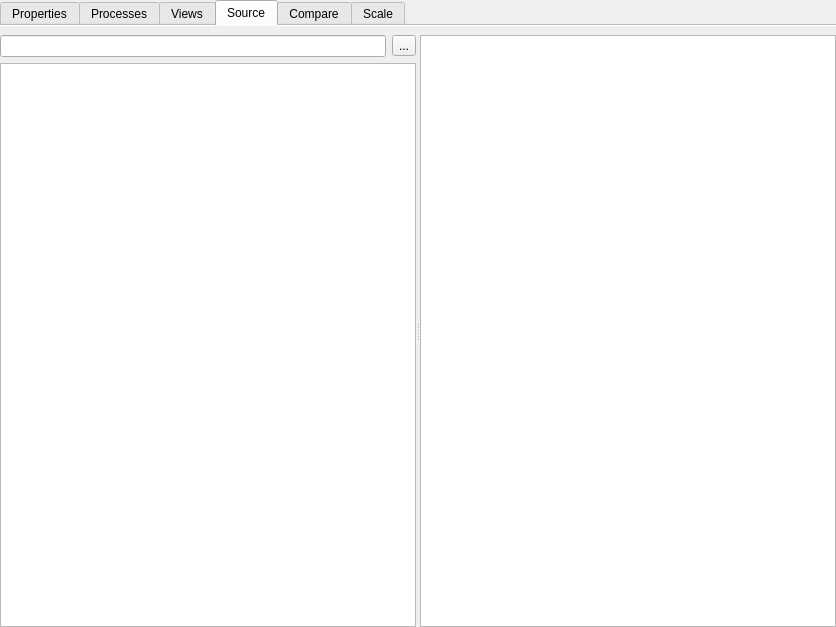
<?xml version="1.0" encoding="UTF-8"?>
<ui version="4.0">
 <class>Plugins::OpenSpeedShop::ExperimentWidget</class>
 <widget class="QWidget" name="Plugins::OpenSpeedShop::ExperimentWidget">
  <property name="geometry">
   <rect>
    <x>0</x>
    <y>0</y>
    <width>836</width>
    <height>627</height>
   </rect>
  </property>
  <property name="windowTitle">
   <string>Form</string>
  </property>
  <layout class="QGridLayout" name="gridLayout">
   <property name="margin">
    <number>0</number>
   </property>
   <item row="0" column="0">
    <widget class="QTabWidget" name="tabWidget">
     <property name="cursor">
      <cursorShape>ArrowCursor</cursorShape>
     </property>
     <property name="currentIndex">
      <number>3</number>
     </property>
     <property name="documentMode">
      <bool>true</bool>
     </property>
     <widget class="QWidget" name="tabProperties">
      <attribute name="title">
       <string>Properties</string>
      </attribute>
      <layout class="QGridLayout" name="gridLayout_7" rowstretch="1,0,0,0,0,0">
       <property name="leftMargin">
        <number>0</number>
       </property>
       <property name="rightMargin">
        <number>0</number>
       </property>
       <property name="bottomMargin">
        <number>0</number>
       </property>
       <item row="0" column="0">
        <widget class="QGroupBox" name="grpExperimentProperties">
         <property name="title">
          <string>Experiment Properties</string>
         </property>
         <layout class="QGridLayout" name="gridLayout_5">
          <item row="0" column="0">
           <widget class="QLabel" name="lblExperimentTypes">
            <property name="text">
             <string>Experiment Type</string>
            </property>
            <property name="alignment">
             <set>Qt::AlignRight|Qt::AlignTrailing|Qt::AlignVCenter</set>
            </property>
           </widget>
          </item>
          <item row="0" column="1">
           <widget class="QComboBox" name="cmbExperimentTypes">
            <property name="sizePolicy">
             <sizepolicy hsizetype="Expanding" vsizetype="Fixed">
              <horstretch>0</horstretch>
              <verstretch>0</verstretch>
             </sizepolicy>
            </property>
           </widget>
          </item>
          <item row="1" column="0">
           <widget class="QLabel" name="lblExperimentModes">
            <property name="text">
             <string>Mode</string>
            </property>
            <property name="alignment">
             <set>Qt::AlignRight|Qt::AlignTrailing|Qt::AlignVCenter</set>
            </property>
           </widget>
          </item>
          <item row="1" column="1">
           <widget class="QComboBox" name="cmbExperimentModes">
            <property name="sizePolicy">
             <sizepolicy hsizetype="Expanding" vsizetype="Fixed">
              <horstretch>0</horstretch>
              <verstretch>0</verstretch>
             </sizepolicy>
            </property>
           </widget>
          </item>
          <item row="2" column="0" colspan="2">
           <spacer name="verticalSpacer_3">
            <property name="orientation">
             <enum>Qt::Vertical</enum>
            </property>
            <property name="sizeHint" stdset="0">
             <size>
              <width>20</width>
              <height>40</height>
             </size>
            </property>
           </spacer>
          </item>
         </layout>
        </widget>
       </item>
       <item row="2" column="0" colspan="2">
        <widget class="QGroupBox" name="grpExecutable">
         <property name="title">
          <string>Executable</string>
         </property>
         <layout class="QGridLayout" name="gridLayout_2">
          <item row="0" column="0">
           <widget class="QLabel" name="lblExecutablePath">
            <property name="text">
             <string>Executable</string>
            </property>
            <property name="alignment">
             <set>Qt::AlignRight|Qt::AlignTrailing|Qt::AlignVCenter</set>
            </property>
           </widget>
          </item>
          <item row="0" column="1">
           <widget class="QLineEdit" name="txtExecutablePath"/>
          </item>
          <item row="0" column="2">
           <widget class="QToolButton" name="btnExecutablePath">
            <property name="text">
             <string>...</string>
            </property>
           </widget>
          </item>
          <item row="1" column="0" colspan="3">
           <spacer name="verticalSpacer">
            <property name="orientation">
             <enum>Qt::Vertical</enum>
            </property>
            <property name="sizeHint" stdset="0">
             <size>
              <width>20</width>
              <height>40</height>
             </size>
            </property>
           </spacer>
          </item>
          <item row="2" column="0" colspan="3">
           <widget class="QGroupBox" name="grpEnvrionmentVariables">
            <property name="title">
             <string>System Environment</string>
            </property>
            <property name="flat">
             <bool>true</bool>
            </property>
            <layout class="QGridLayout" name="gridLayout_3">
             <property name="margin">
              <number>0</number>
             </property>
             <item row="0" column="0">
              <widget class="QListWidget" name="lstEnvironmentVariables"/>
             </item>
            </layout>
           </widget>
          </item>
         </layout>
        </widget>
       </item>
       <item row="5" column="0" colspan="2">
        <layout class="QHBoxLayout" name="horizontalLayout">
         <item>
          <spacer name="horizontalSpacer">
           <property name="orientation">
            <enum>Qt::Horizontal</enum>
           </property>
           <property name="sizeHint" stdset="0">
            <size>
             <width>40</width>
             <height>20</height>
            </size>
           </property>
          </spacer>
         </item>
         <item>
          <widget class="QToolButton" name="btnStart">
           <property name="toolTip">
            <string>Start</string>
           </property>
           <property name="text">
            <string>Start</string>
           </property>
           <property name="icon">
            <iconset resource="../Resources/OpenSpeedShop.qrc">
             <normaloff>:/OpenSpeedShop/start.svg</normaloff>:/OpenSpeedShop/start.svg</iconset>
           </property>
          </widget>
         </item>
         <item>
          <widget class="QToolButton" name="btnContinue">
           <property name="toolTip">
            <string>Continue</string>
           </property>
           <property name="text">
            <string>...</string>
           </property>
           <property name="icon">
            <iconset resource="../Resources/OpenSpeedShop.qrc">
             <normaloff>:/OpenSpeedShop/continue.png</normaloff>:/OpenSpeedShop/continue.png</iconset>
           </property>
          </widget>
         </item>
         <item>
          <widget class="QToolButton" name="btnPause">
           <property name="toolTip">
            <string>Pause</string>
           </property>
           <property name="text">
            <string>Pause</string>
           </property>
           <property name="icon">
            <iconset resource="../Resources/OpenSpeedShop.qrc">
             <normaloff>:/OpenSpeedShop/pause.svg</normaloff>:/OpenSpeedShop/pause.svg</iconset>
           </property>
          </widget>
         </item>
         <item>
          <widget class="QToolButton" name="btnRefresh">
           <property name="toolTip">
            <string>Update</string>
           </property>
           <property name="text">
            <string>Update</string>
           </property>
           <property name="icon">
            <iconset resource="../Resources/OpenSpeedShop.qrc">
             <normaloff>:/OpenSpeedShop/update.png</normaloff>:/OpenSpeedShop/update.png</iconset>
           </property>
          </widget>
         </item>
         <item>
          <widget class="QToolButton" name="btnStop">
           <property name="toolTip">
            <string>Stop</string>
           </property>
           <property name="text">
            <string>Stop</string>
           </property>
           <property name="icon">
            <iconset resource="../Resources/OpenSpeedShop.qrc">
             <normaloff>:/OpenSpeedShop/stop.svg</normaloff>:/OpenSpeedShop/stop.svg</iconset>
           </property>
          </widget>
         </item>
        </layout>
       </item>
       <item row="0" column="1">
        <widget class="QGroupBox" name="ExperimentSpecificProperties">
         <property name="title">
          <string>Experiment Specific Properties</string>
         </property>
         <layout class="QGridLayout" name="gridLayout_4">
          <item row="0" column="0">
           <widget class="QLabel" name="lblSampleRate">
            <property name="text">
             <string>Sample Rate (Hz)</string>
            </property>
            <property name="alignment">
             <set>Qt::AlignRight|Qt::AlignTrailing|Qt::AlignVCenter</set>
            </property>
           </widget>
          </item>
          <item row="1" column="0" colspan="2">
           <spacer name="verticalSpacer_2">
            <property name="orientation">
             <enum>Qt::Vertical</enum>
            </property>
            <property name="sizeHint" stdset="0">
             <size>
              <width>20</width>
              <height>40</height>
             </size>
            </property>
           </spacer>
          </item>
          <item row="0" column="1">
           <widget class="QSpinBox" name="txtSampleRate">
            <property name="sizePolicy">
             <sizepolicy hsizetype="Expanding" vsizetype="Fixed">
              <horstretch>0</horstretch>
              <verstretch>0</verstretch>
             </sizepolicy>
            </property>
            <property name="minimum">
             <number>1</number>
            </property>
            <property name="maximum">
             <number>99999</number>
            </property>
            <property name="singleStep">
             <number>10</number>
            </property>
            <property name="value">
             <number>60</number>
            </property>
           </widget>
          </item>
         </layout>
        </widget>
       </item>
       <item row="3" column="0" colspan="2">
        <widget class="QGroupBox" name="grpDatabase">
         <property name="title">
          <string>Database</string>
         </property>
         <layout class="QGridLayout" name="gridLayout_8">
          <item row="0" column="1">
           <widget class="QLabel" name="lblDatabasePath">
            <property name="text">
             <string>Database Path</string>
            </property>
           </widget>
          </item>
          <item row="0" column="2">
           <widget class="QLineEdit" name="txtDatabasePath"/>
          </item>
          <item row="1" column="1">
           <widget class="QLabel" name="lblCommand">
            <property name="text">
             <string>Command</string>
            </property>
           </widget>
          </item>
          <item row="1" column="2">
           <widget class="QLineEdit" name="txtCommand"/>
          </item>
         </layout>
        </widget>
       </item>
      </layout>
     </widget>
     <widget class="QWidget" name="tabProcesses">
      <attribute name="title">
       <string>Processes</string>
      </attribute>
      <layout class="QHBoxLayout" name="horizontalLayout_7">
       <property name="leftMargin">
        <number>0</number>
       </property>
       <property name="rightMargin">
        <number>0</number>
       </property>
       <property name="bottomMargin">
        <number>0</number>
       </property>
       <item>
        <widget class="QTreeWidget" name="trvProcesses">
         <property name="rootIsDecorated">
          <bool>false</bool>
         </property>
         <property name="sortingEnabled">
          <bool>true</bool>
         </property>
         <property name="columnCount">
          <number>5</number>
         </property>
         <column>
          <property name="text">
           <string notr="true">1</string>
          </property>
         </column>
         <column>
          <property name="text">
           <string notr="true">2</string>
          </property>
         </column>
         <column>
          <property name="text">
           <string notr="true">3</string>
          </property>
         </column>
         <column>
          <property name="text">
           <string notr="true">4</string>
          </property>
         </column>
         <column>
          <property name="text">
           <string notr="true">5</string>
          </property>
         </column>
        </widget>
       </item>
      </layout>
     </widget>
     <widget class="QWidget" name="tabViews">
      <attribute name="title">
       <string>Views</string>
      </attribute>
      <layout class="QGridLayout" name="gridLayout_6" columnstretch="1,10,0">
       <property name="leftMargin">
        <number>0</number>
       </property>
       <property name="rightMargin">
        <number>0</number>
       </property>
       <property name="bottomMargin">
        <number>0</number>
       </property>
       <item row="0" column="0" rowspan="3">
        <widget class="QGroupBox" name="grpModelList">
         <property name="title">
          <string>Models</string>
         </property>
         <property name="flat">
          <bool>true</bool>
         </property>
         <layout class="QVBoxLayout" name="verticalLayout_2">
          <property name="margin">
           <number>0</number>
          </property>
          <item>
           <widget class="QFrame" name="modelListViewParent">
            <property name="sizePolicy">
             <sizepolicy hsizetype="Preferred" vsizetype="MinimumExpanding">
              <horstretch>0</horstretch>
              <verstretch>0</verstretch>
             </sizepolicy>
            </property>
            <property name="minimumSize">
             <size>
              <width>150</width>
              <height>0</height>
             </size>
            </property>
            <layout class="QHBoxLayout" name="horizontalLayout_5">
             <property name="margin">
              <number>0</number>
             </property>
            </layout>
           </widget>
          </item>
          <item>
           <layout class="QHBoxLayout" name="horizontalLayout_2">
            <item>
             <spacer name="horizontalSpacer_2">
              <property name="orientation">
               <enum>Qt::Horizontal</enum>
              </property>
              <property name="sizeHint" stdset="0">
               <size>
                <width>40</width>
                <height>20</height>
               </size>
              </property>
             </spacer>
            </item>
            <item>
             <widget class="QToolButton" name="btnAddModel">
              <property name="toolTip">
               <string>Edit models in Model Manager</string>
              </property>
              <property name="text">
               <string>Model Manager</string>
              </property>
              <property name="icon">
               <iconset resource="../Resources/OpenSpeedShop.qrc">
                <normaloff>:/OpenSpeedShop/modelManager.svg</normaloff>:/OpenSpeedShop/modelManager.svg</iconset>
              </property>
              <property name="autoRaise">
               <bool>true</bool>
              </property>
             </widget>
            </item>
           </layout>
          </item>
         </layout>
        </widget>
       </item>
       <item row="0" column="1" colspan="2">
        <layout class="QHBoxLayout" name="horizontalLayout_3" stretch="0,30,1">
         <item>
          <widget class="QGroupBox" name="groupBox">
           <property name="title">
            <string>View Selection</string>
           </property>
           <layout class="QHBoxLayout" name="horizontalLayout_6">
            <item>
             <widget class="QLabel" name="lblViews">
              <property name="sizePolicy">
               <sizepolicy hsizetype="Fixed" vsizetype="Preferred">
                <horstretch>0</horstretch>
                <verstretch>0</verstretch>
               </sizepolicy>
              </property>
              <property name="text">
               <string>View</string>
              </property>
             </widget>
            </item>
            <item>
             <widget class="QComboBox" name="cmbViews">
              <property name="sizePolicy">
               <sizepolicy hsizetype="Expanding" vsizetype="Fixed">
                <horstretch>0</horstretch>
                <verstretch>0</verstretch>
               </sizepolicy>
              </property>
              <property name="minimumSize">
               <size>
                <width>128</width>
                <height>0</height>
               </size>
              </property>
              <property name="maximumSize">
               <size>
                <width>256</width>
                <height>16777215</height>
               </size>
              </property>
             </widget>
            </item>
           </layout>
          </widget>
         </item>
         <item>
          <widget class="QGroupBox" name="grpViewFilter">
           <property name="title">
            <string>View Filter</string>
           </property>
           <property name="checked">
            <bool>false</bool>
           </property>
           <layout class="QGridLayout" name="gridLayout_9" columnstretch="0,2,0,1,0">
            <item row="0" column="1">
             <widget class="QLabel" name="lblViewFilter">
              <property name="sizePolicy">
               <sizepolicy hsizetype="Fixed" vsizetype="Preferred">
                <horstretch>0</horstretch>
                <verstretch>0</verstretch>
               </sizepolicy>
              </property>
              <property name="text">
               <string>Filter</string>
              </property>
             </widget>
            </item>
            <item row="0" column="2">
             <widget class="QLineEdit" name="txtViewFilter">
              <property name="minimumSize">
               <size>
                <width>128</width>
                <height>0</height>
               </size>
              </property>
             </widget>
            </item>
            <item row="0" column="3">
             <widget class="QLabel" name="lblViewFilterColumn">
              <property name="sizePolicy">
               <sizepolicy hsizetype="Fixed" vsizetype="Preferred">
                <horstretch>0</horstretch>
                <verstretch>0</verstretch>
               </sizepolicy>
              </property>
              <property name="text">
               <string>Column</string>
              </property>
             </widget>
            </item>
            <item row="0" column="4">
             <widget class="QComboBox" name="cmbViewFilterColumn">
              <property name="minimumSize">
               <size>
                <width>128</width>
                <height>0</height>
               </size>
              </property>
              <property name="maximumSize">
               <size>
                <width>256</width>
                <height>16777215</height>
               </size>
              </property>
             </widget>
            </item>
           </layout>
          </widget>
         </item>
         <item>
          <spacer name="horizontalSpacer_3">
           <property name="orientation">
            <enum>Qt::Horizontal</enum>
           </property>
           <property name="sizeHint" stdset="0">
            <size>
             <width>40</width>
             <height>20</height>
            </size>
           </property>
          </spacer>
         </item>
        </layout>
       </item>
       <item row="2" column="1" colspan="2">
        <widget class="QGroupBox" name="grpView">
         <property name="sizePolicy">
          <sizepolicy hsizetype="Expanding" vsizetype="Expanding">
           <horstretch>0</horstretch>
           <verstretch>0</verstretch>
          </sizepolicy>
         </property>
         <property name="title">
          <string/>
         </property>
         <property name="flat">
          <bool>true</bool>
         </property>
         <layout class="QHBoxLayout" name="horizontalLayout_4">
          <property name="margin">
           <number>0</number>
          </property>
         </layout>
        </widget>
       </item>
      </layout>
     </widget>
     <widget class="QWidget" name="tabSource">
      <attribute name="title">
       <string>Source</string>
      </attribute>
      <layout class="QHBoxLayout" name="horizontalLayout_8">
       <property name="leftMargin">
        <number>0</number>
       </property>
       <property name="rightMargin">
        <number>0</number>
       </property>
       <property name="bottomMargin">
        <number>0</number>
       </property>
       <item>
        <widget class="QSplitter" name="splitSource">
         <property name="orientation">
          <enum>Qt::Horizontal</enum>
         </property>
         <widget class="QWidget" name="verticalLayoutWidget">
          <layout class="QGridLayout" name="laySourcePath">
           <item row="0" column="0">
            <widget class="QLineEdit" name="txtSourcePath"/>
           </item>
           <item row="1" column="0" colspan="2">
            <widget class="QListWidget" name="lstSource"/>
           </item>
           <item row="0" column="1">
            <widget class="QToolButton" name="btnSourcePath">
             <property name="text">
              <string>...</string>
             </property>
            </widget>
           </item>
          </layout>
         </widget>
         <widget class="SourceView" name="txtSource"/>
        </widget>
       </item>
      </layout>
     </widget>
     <widget class="QWidget" name="tabCompare">
      <property name="cursor">
       <cursorShape>ForbiddenCursor</cursorShape>
      </property>
      <property name="toolTip">
       <string>&lt;!DOCTYPE HTML PUBLIC &quot;-//W3C//DTD HTML 4.0//EN&quot; &quot;http://www.w3.org/TR/REC-html40/strict.dtd&quot;&gt;
&lt;html&gt;&lt;head&gt;&lt;meta name=&quot;qrichtext&quot; content=&quot;1&quot; /&gt;&lt;style type=&quot;text/css&quot;&gt;
p, li { white-space: pre-wrap; }
&lt;/style&gt;&lt;/head&gt;&lt;body style=&quot; font-family:'MS Shell Dlg 2'; font-size:8.25pt; font-weight:400; font-style:normal;&quot;&gt;
&lt;p style=&quot; margin-top:0px; margin-bottom:0px; margin-left:0px; margin-right:0px; -qt-block-indent:0; text-indent:0px;&quot;&gt;&lt;span style=&quot; font-size:8pt;&quot;&gt;This tab has not been implemented yet.When &lt;/span&gt;&lt;/p&gt;
&lt;p style=&quot; margin-top:0px; margin-bottom:0px; margin-left:0px; margin-right:0px; -qt-block-indent:0; text-indent:0px;&quot;&gt;&lt;span style=&quot; font-size:8pt;&quot;&gt;implemented, it will feature the ability to look at &lt;/span&gt;&lt;/p&gt;
&lt;p style=&quot; margin-top:0px; margin-bottom:0px; margin-left:0px; margin-right:0px; -qt-block-indent:0; text-indent:0px;&quot;&gt;&lt;span style=&quot; font-size:8pt;&quot;&gt;a metrics as compared to the same metric in &lt;/span&gt;&lt;/p&gt;
&lt;p style=&quot; margin-top:0px; margin-bottom:0px; margin-left:0px; margin-right:0px; -qt-block-indent:0; text-indent:0px;&quot;&gt;&lt;span style=&quot; font-size:8pt;&quot;&gt;other experiments of the same type.&lt;/span&gt;&lt;/p&gt;&lt;/body&gt;&lt;/html&gt;</string>
      </property>
      <attribute name="title">
       <string>Compare</string>
      </attribute>
      <layout class="QGridLayout" name="gridLayout_13">
       <item row="0" column="1">
        <widget class="QLabel" name="label_4">
         <property name="frameShape">
          <enum>QFrame::Panel</enum>
         </property>
         <property name="text">
          <string>&lt;!DOCTYPE HTML PUBLIC &quot;-//W3C//DTD HTML 4.0//EN&quot; &quot;http://www.w3.org/TR/REC-html40/strict.dtd&quot;&gt;
&lt;html&gt;&lt;head&gt;&lt;meta name=&quot;qrichtext&quot; content=&quot;1&quot; /&gt;&lt;style type=&quot;text/css&quot;&gt;
p, li { white-space: pre-wrap; }
&lt;/style&gt;&lt;/head&gt;&lt;body style=&quot; font-family:'MS Shell Dlg 2'; font-size:8.25pt; font-weight:400; font-style:normal;&quot;&gt;
&lt;p style=&quot; margin-top:0px; margin-bottom:0px; margin-left:0px; margin-right:0px; -qt-block-indent:0; text-indent:0px;&quot;&gt;&lt;span style=&quot; font-size:8pt;&quot;&gt;This is only a  mock-up.  &lt;/span&gt;&lt;span style=&quot; font-size:8pt;&quot;&gt;This tab has not been implemented yet.&lt;br /&gt;&lt;br /&gt;When implemented, it will feature the ability to look at a metrics as compared to the same metric in other experiments of the same type.&lt;/span&gt;&lt;/p&gt;&lt;/body&gt;&lt;/html&gt;</string>
         </property>
         <property name="wordWrap">
          <bool>true</bool>
         </property>
        </widget>
       </item>
       <item row="0" column="0">
        <spacer name="horizontalSpacer_5">
         <property name="orientation">
          <enum>Qt::Horizontal</enum>
         </property>
         <property name="sizeHint" stdset="0">
          <size>
           <width>40</width>
           <height>20</height>
          </size>
         </property>
        </spacer>
       </item>
       <item row="1" column="1">
        <spacer name="verticalSpacer_4">
         <property name="orientation">
          <enum>Qt::Vertical</enum>
         </property>
         <property name="sizeHint" stdset="0">
          <size>
           <width>20</width>
           <height>40</height>
          </size>
         </property>
        </spacer>
       </item>
      </layout>
     </widget>
     <widget class="QWidget" name="tabScale">
      <property name="cursor">
       <cursorShape>ForbiddenCursor</cursorShape>
      </property>
      <property name="toolTip">
       <string>&lt;!DOCTYPE HTML PUBLIC &quot;-//W3C//DTD HTML 4.0//EN&quot; &quot;http://www.w3.org/TR/REC-html40/strict.dtd&quot;&gt;
&lt;html&gt;&lt;head&gt;&lt;meta name=&quot;qrichtext&quot; content=&quot;1&quot; /&gt;&lt;style type=&quot;text/css&quot;&gt;
p, li { white-space: pre-wrap; }
&lt;/style&gt;&lt;/head&gt;&lt;body style=&quot; font-family:'MS Shell Dlg 2'; font-size:8.25pt; font-weight:400; font-style:normal;&quot;&gt;
&lt;p style=&quot; margin-top:0px; margin-bottom:0px; margin-left:0px; margin-right:0px; -qt-block-indent:0; text-indent:0px;&quot;&gt;&lt;span style=&quot; font-size:8pt;&quot;&gt;This tab has not been implemented yet.  When &lt;/span&gt;&lt;/p&gt;
&lt;p style=&quot; margin-top:0px; margin-bottom:0px; margin-left:0px; margin-right:0px; -qt-block-indent:0; text-indent:0px;&quot;&gt;&lt;span style=&quot; font-size:8pt;&quot;&gt;implemented, it will feature the ability to look at &lt;/span&gt;&lt;/p&gt;
&lt;p style=&quot; margin-top:0px; margin-bottom:0px; margin-left:0px; margin-right:0px; -qt-block-indent:0; text-indent:0px;&quot;&gt;&lt;span style=&quot; font-size:8pt;&quot;&gt;a single metric at a time across several rank &lt;/span&gt;&lt;/p&gt;
&lt;p style=&quot; margin-top:0px; margin-bottom:0px; margin-left:0px; margin-right:0px; -qt-block-indent:0; text-indent:0px;&quot;&gt;&lt;span style=&quot; font-size:8pt;&quot;&gt;sizes for a given experiment type.  Additionaly, &lt;/span&gt;&lt;/p&gt;
&lt;p style=&quot; margin-top:0px; margin-bottom:0px; margin-left:0px; margin-right:0px; -qt-block-indent:0; text-indent:0px;&quot;&gt;&lt;span style=&quot; font-size:8pt;&quot;&gt;an ideal line can be shown to assist the user in &lt;/span&gt;&lt;/p&gt;
&lt;p style=&quot; margin-top:0px; margin-bottom:0px; margin-left:0px; margin-right:0px; -qt-block-indent:0; text-indent:0px;&quot;&gt;&lt;span style=&quot; font-size:8pt;&quot;&gt;visualizing a devation from an expected value.&lt;/span&gt;&lt;/p&gt;&lt;/body&gt;&lt;/html&gt;</string>
      </property>
      <attribute name="title">
       <string>Scale</string>
      </attribute>
      <layout class="QGridLayout" name="gridLayout_12">
       <item row="0" column="0" rowspan="2" colspan="2">
        <widget class="QGroupBox" name="groupBox_3">
         <property name="title">
          <string>Parameters</string>
         </property>
         <layout class="QGridLayout" name="gridLayout_10">
          <item row="0" column="0">
           <widget class="QLabel" name="label_2">
            <property name="text">
             <string>Metric</string>
            </property>
           </widget>
          </item>
          <item row="0" column="1">
           <widget class="QComboBox" name="comboBox"/>
          </item>
          <item row="0" column="2" rowspan="3">
           <spacer name="horizontalSpacer_4">
            <property name="orientation">
             <enum>Qt::Horizontal</enum>
            </property>
            <property name="sizeHint" stdset="0">
             <size>
              <width>40</width>
              <height>20</height>
             </size>
            </property>
           </spacer>
          </item>
          <item row="1" column="0" colspan="2">
           <widget class="QCheckBox" name="checkBox">
            <property name="text">
             <string>Exponential</string>
            </property>
            <property name="checked">
             <bool>true</bool>
            </property>
           </widget>
          </item>
          <item row="2" column="0" colspan="2">
           <widget class="QCheckBox" name="checkBox_2">
            <property name="text">
             <string>Show ideal line</string>
            </property>
            <property name="checked">
             <bool>true</bool>
            </property>
           </widget>
          </item>
         </layout>
        </widget>
       </item>
       <item row="2" column="0" colspan="3">
        <widget class="QScrollArea" name="scrollArea">
         <property name="widgetResizable">
          <bool>true</bool>
         </property>
         <widget class="QWidget" name="scrollAreaWidgetContents">
          <property name="geometry">
           <rect>
            <x>0</x>
            <y>0</y>
            <width>1202</width>
            <height>677</height>
           </rect>
          </property>
          <layout class="QGridLayout" name="gridLayout_11">
           <property name="margin">
            <number>0</number>
           </property>
           <item row="0" column="0">
            <widget class="QLabel" name="label">
             <property name="text">
              <string/>
             </property>
             <property name="pixmap">
              <pixmap resource="../Resources/OpenSpeedShop.qrc">:/OpenSpeedShop/mockup/scalability_chart.png</pixmap>
             </property>
             <property name="scaledContents">
              <bool>true</bool>
             </property>
            </widget>
           </item>
          </layout>
         </widget>
        </widget>
       </item>
       <item row="0" column="2">
        <widget class="QLabel" name="label_3">
         <property name="frameShape">
          <enum>QFrame::Panel</enum>
         </property>
         <property name="text">
          <string>&lt;!DOCTYPE HTML PUBLIC &quot;-//W3C//DTD HTML 4.0//EN&quot; &quot;http://www.w3.org/TR/REC-html40/strict.dtd&quot;&gt;
&lt;html&gt;&lt;head&gt;&lt;meta name=&quot;qrichtext&quot; content=&quot;1&quot; /&gt;&lt;style type=&quot;text/css&quot;&gt;
p, li { white-space: pre-wrap; }
&lt;/style&gt;&lt;/head&gt;&lt;body style=&quot; font-family:'MS Shell Dlg 2'; font-size:8.25pt; font-weight:400; font-style:normal;&quot;&gt;
&lt;p style=&quot; margin-top:0px; margin-bottom:0px; margin-left:0px; margin-right:0px; -qt-block-indent:0; text-indent:0px;&quot;&gt;&lt;span style=&quot; font-size:8pt;&quot;&gt;This is only a  mock-up.  This tab has not been implemented yet.&lt;br /&gt;&lt;br /&gt;When implemented, it will feature the ability to look at a single metric at a time across several rank sizes for a given experiment type.  Additionaly, an ideal line can be shown to assist the user in visualizing a devation from an expected value.&lt;/span&gt;&lt;/p&gt;&lt;/body&gt;&lt;/html&gt;</string>
         </property>
         <property name="wordWrap">
          <bool>true</bool>
         </property>
        </widget>
       </item>
      </layout>
     </widget>
    </widget>
   </item>
  </layout>
 </widget>
 <customwidgets>
  <customwidget>
   <class>SourceView</class>
   <extends>QPlainTextEdit</extends>
   <header>Experiment/SourceView.h</header>
  </customwidget>
 </customwidgets>
 <resources>
  <include location="../Resources/OpenSpeedShop.qrc"/>
 </resources>
 <connections/>
</ui>
